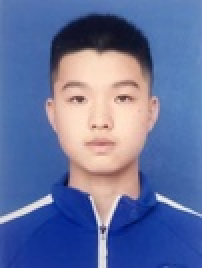
#> input picture assets/img/Members/chenjiajun.jpg, 101 x 134 px, shrunk from 425 x 567 before the run (shown 2 times larger); its folder holds 4 pictures in this run
$ jupyter execute test.ipynb
#> lines starting #> are read from the running program, lines starting #| are printed output that depends on the picture
[cell 1]
from PIL import Image
import os

def image_clip(filename, savename, width_scale, height_scale):
    """图像裁剪

    :param filename: 原图路径
    :param savename: 保存图片路径
    :param width_scale: 宽的比例
    :param height_scale: 高的比例
    """
#> called with filename = './Members/chenjiajun.jpg', savename = './Members/chenjiajun.jpg', width_scale = 3, height_scale = 4
    image = Image.open(filename)
#> image is the input picture: PIL image 101x134 RGB; mean R, G, B 99.8, 113.3, 158.8
    (width, height), (_width, _height) = image.size, image.size
#> width = 101; height = 134
    _height = width / width_scale * height_scale
    if _height > height:
        _height = height
        _width = width_scale * height / height_scale
    image.crop((0, 0, _width, _height)).save(savename)  # 左上角
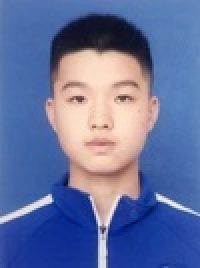
#> saved as chenjiajun.jpg: PIL image 100x134 RGB (shown 2 times larger); mean R, G, B 99.9, 113.2, 158.5
    # image.crop((0, height - _height, _width, height)).save(savename)  # 左下角
    # image.crop((width - _width, 0, width, _height)).save(savename)  # 右上角
    # image.crop((width - _width, height - _height, width, height)).save(savename)  # 右下角


if __name__ == '__main__':
    pth = './Members/'
    files = sorted(os.listdir(pth))
    for p in files[1:]:
        p_pth = pth + p
        print(p_pth)
        image_clip(p_pth, p_pth, width_scale=3, height_scale=4)
